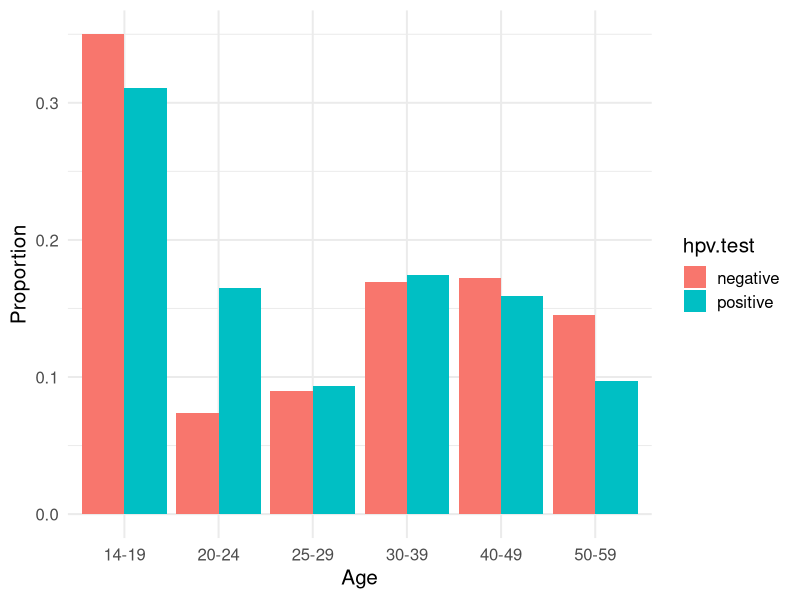

Recreate this plot in R.
## ---- chunk 1
pchisq(q = 15.04015, df = 1, lower.tail = F) #df = (2-1)(2-1) = 1
## ---- chunk 2
library(tibble)
two_way <- tribble(~ smoking, ~ non_smoking,
                     12,        238, #row for lung cancer
                     7,         743) #row for no lung cancer
## ---- chunk 3
chisq.test(two_way, correct = F) #not using Yates' correction for continuity
## ---- chunk 4
chisq.test(two_way, correct = T) #using Yates' correction for continuity
## ---- chunk 5
age.group <- rep(c("14-19", "20-24", "25-29", "30-39", "40-49", "50-59"), 2)
hpv.test <- c(rep("positive", 6), rep("negative", 6))
number.of.women <- c(160, 85, 48, 90, 82, 50, 
                     492, 104, 126, 238, 242, 204)

hpv.data <- data.frame(age.group, hpv.test, number.of.women)

library(tidyverse)
hpv.data <- hpv.data %>% group_by(hpv.test) %>% 
  mutate(sum.women = sum(number.of.women),
         prop.women.age = number.of.women/sum.women)

ggplot(hpv.data, aes(x = age.group, y = prop.women.age)) + 
  geom_bar(aes(fill = hpv.test), stat = "identity", position = "dodge") +
  theme_minimal(base_size = 15) +
  labs(y = "Proportion", x = "Age", main = "Conditional distribution of age by HPV status")
## ---- chunk 6
# make contigency table from data above, in this case I do
# rows age, and columns hpv (positive, negative)
# get counts by age for the negatives and positives
negs <- (hpv.data%>%filter(hpv.test=="negative"))$number.of.women
postvs <- (hpv.data%>%filter(hpv.test=="positive"))$number.of.women
# Get ages to label
ages <- (hpv.data%>%filter(hpv.test=="negative"))$age.group
# Make a table where rows are ages, columns HPV status and entries counts
tble <- cbind(postvs,negs)
# Give rownames to table
rownames(tble) <- ages
tble
# Before chi-square test (can use default which is correct=T)
chisq.test(tble) 
